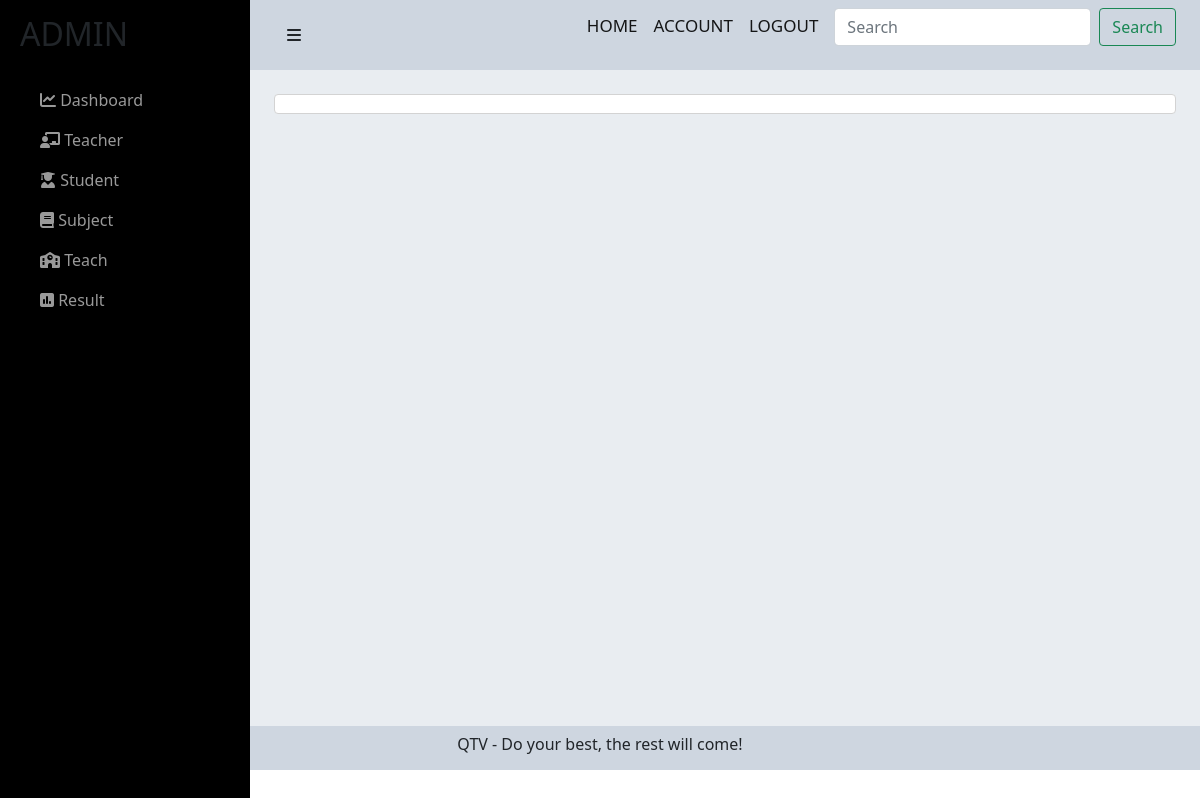
The page /admin/dsnhom-btl-admin.php?idBTL=1 on the database as committed earlier.
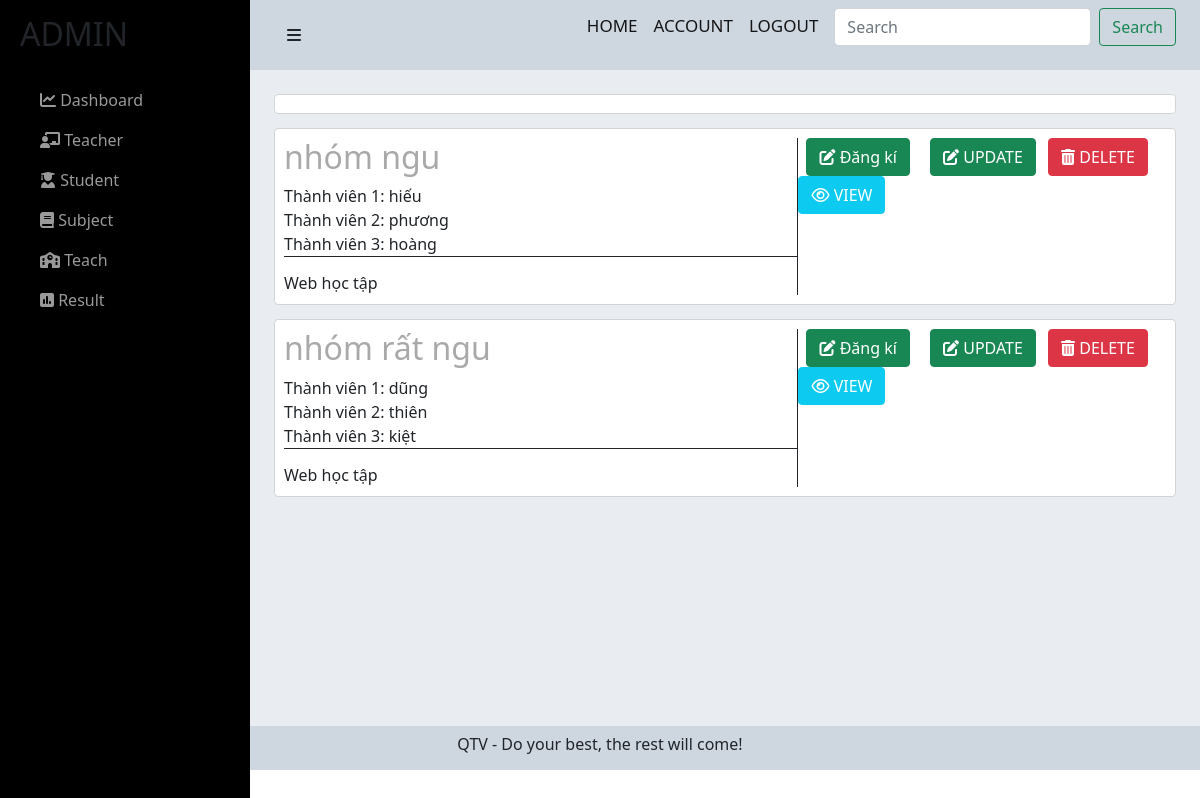
The same page on the database as committed later.
### tables this page shows
CREATE TABLE `btlsv` (
  `idTeam` int(11) NOT NULL,
  `nameTeam` varchar(200) NOT NULL,
  `nameST1` varchar(200) NOT NULL,
  `nameST2` varchar(200) NOT NULL,
  `nameST3` varchar(200) NOT NULL,
  `idBTL` int(11) NOT NULL
);

CREATE TABLE `btl` (
  `idBTL` int(11) NOT NULL,
  `nameBTL` varchar(255) NOT NULL,
  `formatBTL` varchar(255) NOT NULL,
  `openedBTL` datetime NOT NULL DEFAULT current_timestamp(),
  `deadlineBTL` datetime NOT NULL,
  `idMH` int(11) NOT NULL,
  `tenGV` varchar(100) NOT NULL,
  `sonhom` int(11) NOT NULL
);

### admin/dsnhom-btl-admin.php (the view, shortened to what the changed rows need)
<?php include('../config/config.php'); ?>
<link href="https://cdn.jsdelivr.net/npm/bootstrap@5.0.2/dist/css/bootstrap.min.css" rel="stylesheet">
<link rel="stylesheet" href="https://cdnjs.cloudflare.com/ajax/libs/font-awesome/6.0.0-beta2/css/all.min.css" />
<link rel="stylesheet" href="../css/exercise-subject-admin.css">
<?php
if (isset($_GET['idBTL'])) {
    $idBTL = $_GET['idBTL'];
    $sql1 = "SELECT * FROM btl ";
    $res1 = mysqli_query($conn, $sql1);
    $row1 = mysqli_fetch_assoc($res1);
}
?>
<div id="wrapper">
    <div id="sidebar-wrapper">
        <ul class="sidebar-nav">
            <li class="sidebar-brand">
                <h2>ADMIN</h2>
            </li>
        </ul>
    </div>
    <div id="page-content-wrapper">
        <div class="container-fluid">
            <div class="row">
                <div class="col-lg-12">
                    <nav class="navbar navbar-light">
                        <div class="container-fluid">
                        </div>
                    </nav>
                    <div class="main-content">
                        <div class="container">
                            <br>
                            <div class="tittle-mh">
                            </div>
                            <?php
                            $sql3 = "SELECT * FROM btlsv WHERE idBTL = $idBTL";
                            $res3 = mysqli_query($conn, $sql3);
                            if ($res3 == true) {
                                while ($row3 = mysqli_fetch_assoc($res3)) {
                            ?>
                                    <div class="title-btvn">
                                            <div class="name-btvn row">
                                                  <div class="content-btvn col-md-7">
                                                    <h2 style="color:darkgrey"><?php echo $row3['nameTeam'] ?></h2>
                                                    <p><span style="font-weight: 500;">Thành viên 1: </span><?php echo $row3['nameST1'] ?></p>
                                                    <p><span style="font-weight: 500;">Thành viên 2: </span><?php echo $row3['nameST2'] ?></p>
                                                    <p><span style="font-weight: 500;">Thành viên 3: </span><?php echo $row3['nameST3'] ?></p>
                                                    <p style="border-bottom: 1px solid;"><span style="font-weight: 500;"></span></p>
                                                    <p class="note"><?php echo $row1['nameBTL'] ?></p>
                                                  </div>
                                                  <div class="service col-md-5">
                                                  <a href="./dk-btl-admin.php?idBTL=<?php echo $row3['idBTL']; ?>"><button type="button" class="btn btn-success text-white me-2"><i class="fas fa-edit"></i> Đăng kí</button></a>
                                                  <a href="./upd-btl-admin.php?idBTL=<?php echo $row3['idBTL']; ?>"><button type="button" class="btn btn-success text-white me-2"><i class="fas fa-edit"></i> UPDATE</button></a>
                                                  <a href="./del-btl-admin.php?idBTL=<?php echo $row3['idBTL']; ?>"><button type="button" class="btn btn-danger text-white me-2"><i class="fas fa-trash-alt"></i> DELETE</button></a>
                                                  <a href="./view-btl-admin.php?idBTL=<?php echo $row3['idBTL']; ?>"><button type="button" class="btn btn-info text-white me-2"><i class="far fa-eye"></i> VIEW</button></a>
                                                  </div>
                                            </div>
                                        </div>
                                <?php
                                }
                            }
                                ?>
                                    </div>
                        </div>
                    </div>
                </div>
            </div>
        </div>
    </div>

Rows that differ between the two databases and show on the page:
added btlsv: nameTeam "nhóm ngu", nameST1 "hiếu", nameST2 "phương", nameST3 "hoàng", idBTL.nameBTL "Web học tập"
added btlsv: nameTeam "nhóm rất ngu", nameST1 "dũng", nameST2 "thiên", nameST3 "kiệt", idBTL.nameBTL "Web học tập"
